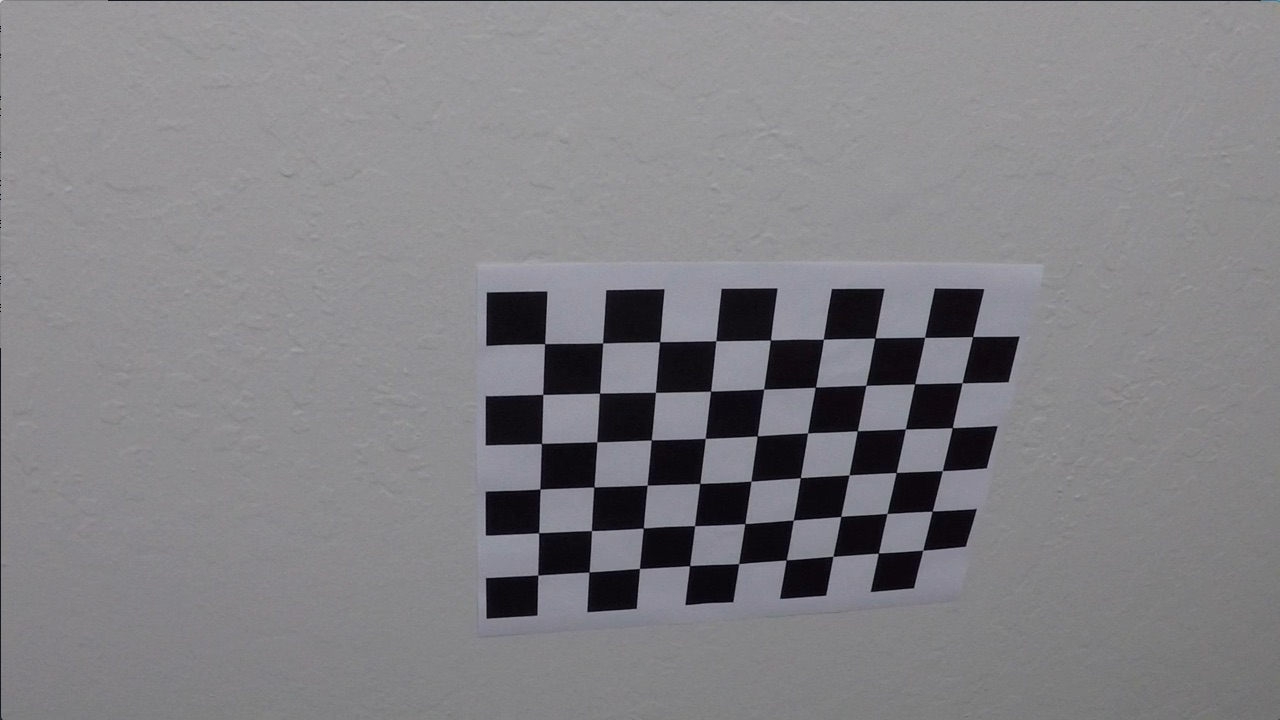
#> input picture camera_cal/calibration10.jpg, 1280 x 720 px
$ jupyter execute --allow-errors Lane_find-combined.ipynb   (older library calls are emulated)
#> lines starting #> are read from the running program, lines starting #| are printed output that depends on the picture; after the words box and inside, x2 and y2 are one past the last pixel; in counts of white or black regions, pixels touching at a corner belong together; pictures that were not available may be replaced by others from this repository, and a replacement may not be noted
[cell 1]
import cv2
import glob
import numpy as np
from matplotlib import pyplot as plt

[cell 2]
# calibrate camera based on https://docs.opencv.org/3.3.1/dc/dbb/tutorial_py_calibration.html

# termination criteria
criteria = (cv2.TERM_CRITERIA_EPS + cv2.TERM_CRITERIA_MAX_ITER, 30, 0.001)
# prepare object points, like (0,0,0), (1,0,0), (2,0,0) ....,(6,5,0)
objp = np.zeros((9*6,3), np.float32)
objp[:,:2] = np.mgrid[0:6,0:9].T.reshape(-1,2)
# Arrays to store object points and image points from all the images.
objpoints = [] # 3d point in real world space
imgpoints = [] # 2d points in image plane.
images = glob.glob('./camera_cal/*.jpg')
row=0
col=0
f, axarr = plt.subplots(5, 4)
for fname in images:
    img = cv2.imread(fname)
#> img is the input picture: shape (720, 1280, 3); mean B, G, R 133.1, 129.4, 130.2
    gray = cv2.cvtColor(img, cv2.COLOR_BGR2GRAY)
    # Find the chess board corners
    ret, corners = cv2.findChessboardCorners(gray, (6,9), None)
#> ret = True; corners = 54 rows, first 8: [538.4, 575.5], [537.8, 533.4], [540, 488.9], [541.3, 443.6], [542.6, 393.8], [545.3, 343.1], [589.1, 571.8], [591.7, 531]
    # If found, add object points, image points (after refining them)
    if ret == True:
        objpoints.append(objp)
        corners2=cv2.cornerSubPix(gray,corners, (11,11), (-1,-1), criteria)
#> corners2 = 54 rows, first 8: [537.8, 575.1], [538.6, 532.7], [539.9, 489.1], [541.5, 443.4], [542.7, 394.4], [544.6, 343.6], [589, 572], [591.4, 530.6]
        imgpoints.append(corners)
        cv2.drawChessboardCorners(img, (6,9), corners2, ret)
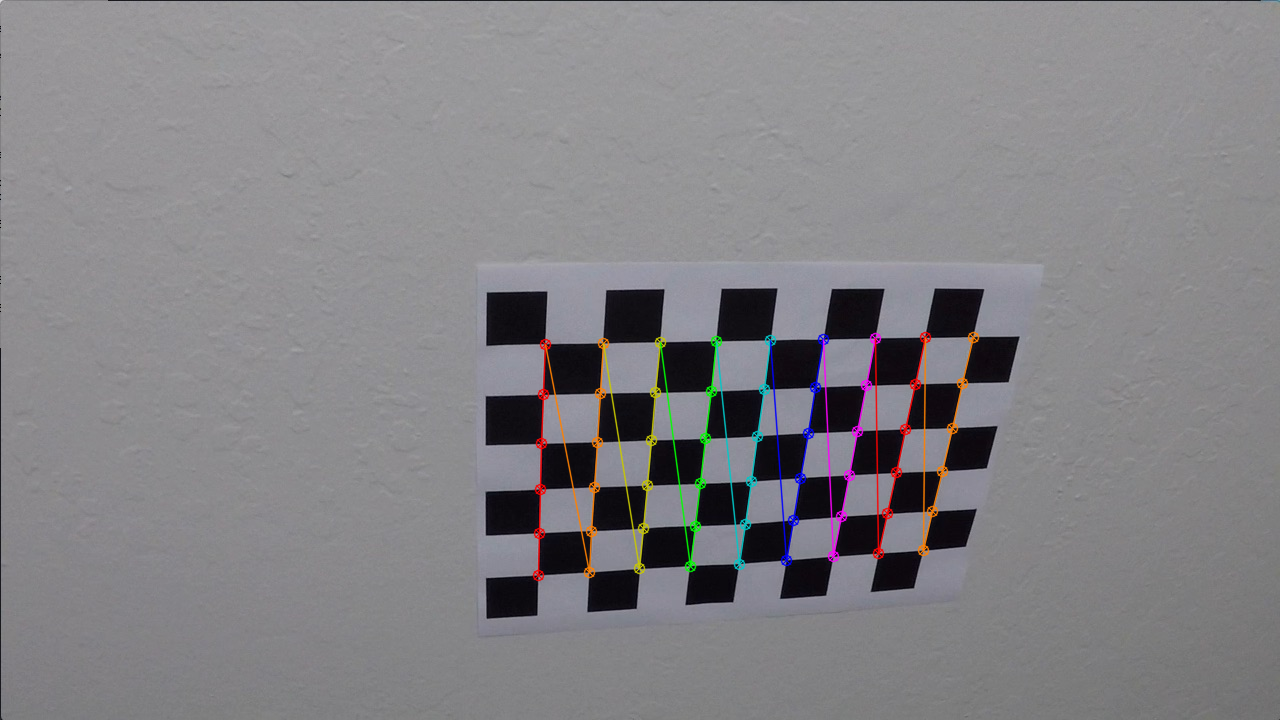
#> img: shape (720, 1280, 3); 1.71% of pixels changed, all inside (x1, y1, x2, y2) = (532, 331, 980, 582)
        img_rgb = cv2.cvtColor(img, cv2.COLOR_BGR2RGB)

        #add image to subplot
        axarr[row, col].imshow(img_rgb)
    axarr[row, col].axis('off')
    col += 1
    if col==4:
        row +=1
        col=0

#caclulate cal matrix
ret, mtx, dist, rvecs, tvecs = cv2.calibrateCamera(objpoints, imgpoints, gray.shape[::-1], None, None)
#> ret = 0.627; mtx = [[1153.4, 0, 715.1], [0, 1150.6, 363.7], [0, 0, 1]]; dist = [[-0.269, 0.0443, 0.00018, 0.00522, -0.0979]]; rvecs = ([0.586, 0.185, -1.48], [-0.282, 0.313, -1.55], [-0.464, 0.488, -1.51]); tvecs = ([-3.4, 4.06, 21.74], [-18.45, 2.18, 31.11], [-1.08, 1.96, 21.94])

#4x5 subplot of the 20 cal images with corners drawn
f.subplots_adjust(hspace = .1, wspace = .1)
f.set_figheight(15)
f.set_figwidth(15)
print('Calibration images with checkerboad corners shown')
plt.show()

[cell 3]
# read in a sample image and display it along with an undistorted version
img = cv2.imread('./camera_cal/calibration1.jpg')
#> (the rest of this cell did not finish here and is left out)

[cell 4]
# open video and grab first frame

cap = cv2.VideoCapture("./project_video.mp4")
ret, frame = cap.read()
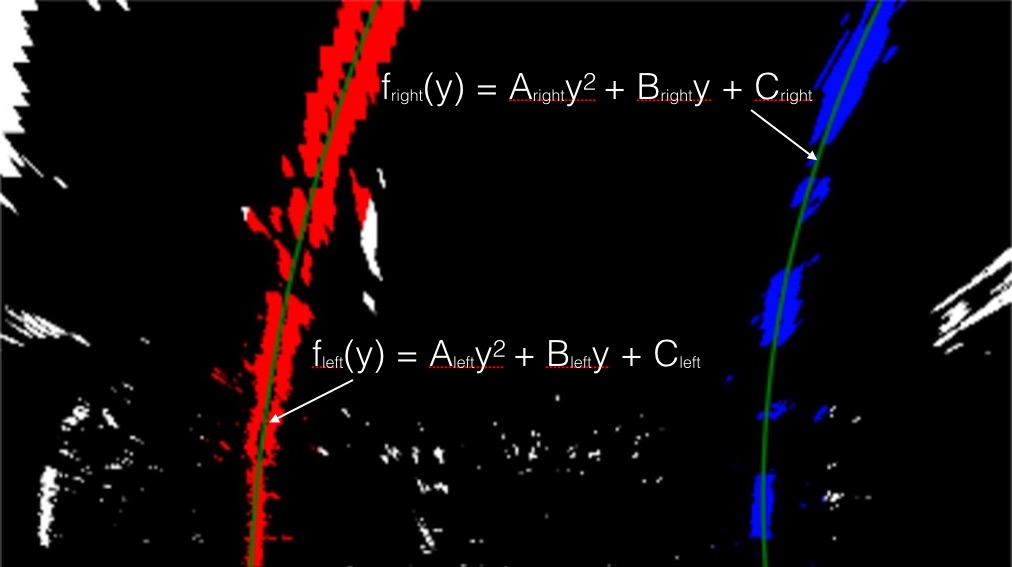
#> input picture examples/color_fit_lines.jpg, 1012 x 567 px, given in place of project_video.mp4, which was not available
#> frame is the input picture: shape (567, 1012, 3); mean B, G, R 11.4, 8.2, 15.7
cap.release()


frame = cv2.cvtColor(frame, cv2.COLOR_BGR2RGB)

# read in a sample image and display it along with an undistorted version

img_rgb = frame

f, axarr = plt.subplots(1,2) #1x2 subplot

axarr[0].imshow(img_rgb)
axarr[0].axis('off')
axarr[0].title.set_text('Sample video frame - Original')

# undistort
undist = cv2.undistort(img_rgb, mtx, dist, None, mtx)

axarr[1].imshow(undist)
axarr[1].axis('off')
axarr[1].title.set_text('Sample video frame - Calibrated')

f.subplots_adjust(hspace = .1, wspace = .1)
f.set_figheight(15)
f.set_figwidth(15)

plt.show()

[cell 5]
#display a composite of the original and calibrated images
alpha = 0.5
beta = (0.5)
dst = cv2.addWeighted( img_rgb, alpha, undist, beta, 0.0)
fig = plt.figure(figsize= (15,15))
plt.imshow(dst)
plt.axis('off')
plt.title('Composite of pre and post calibration images')
plt.show()

[cell 6]
#transformer perspective of the image to birds-eye
def warp_frame(img):
    src = np.float32([[525,470], [775,470], [1390,700], [0,700]])
    dst = np.float32([[0,0], [1279,0], [1279,719], [0,719]])
    M = cv2.getPerspectiveTransform(src,dst)
    warped = cv2.warpPerspective(img,M,(1280,720))
    return warped

[cell 7]
#draw a trapozoid around the area that gets transformed to birds-eye
def draw_box(img):
    cv2.line(img,(525,470),(775,470),(0,255,0),4)
#> img: shape (567, 1012, 3)
    cv2.line(img,(775,470),(1390,690),(0,255,0),4)
    cv2.line(img,(1390,700),(0,700),(0,255,0),4)
    cv2.line(img,(0,700),(525,470),(0,255,0),4)
    return(img)

[cell 8]
#visualize perspective warp and draw a box around the ROI
f, axarr = plt.subplots(1,2) #1x2 subplot

axarr[0].imshow(draw_box(undist.copy()))
axarr[0].axis('off')
axarr[0].title.set_text('Sample video frame - Calibrated with ROI')

axarr[1].imshow(warp_frame(undist))
axarr[1].axis('off')
axarr[1].title.set_text('Sample video frame - ROI - Calibrated and Warped')

f.subplots_adjust(hspace = .1, wspace = .1)
f.set_figheight(15)
f.set_figwidth(15)

plt.show()

[cell 9]
def abs_sobel_thresh(img, orient='x', thresh_min=0, thresh_max=255):

    # Apply the following steps to img
    # 1) Convert to grayscale
#> called with orient = 'x', thresh_min = 25, thresh_max = 255
    gray = cv2.cvtColor(img,cv2.COLOR_RGB2GRAY)
    # 2) Take the derivative in x or y given orient = 'x' or 'y'
    if orient == 'x':
        sobel = cv2.Sobel(gray,cv2.CV_64F,1,0)
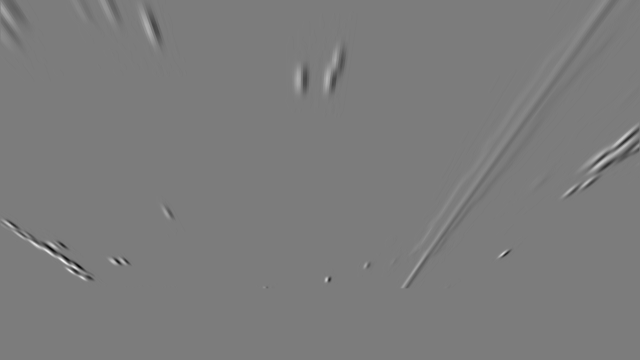
#> sobel: shape (720, 1280) float64 (shown at 1/2 size); min -273, max 288, mean 0; drawn with min black and max white
    if orient == 'y':
        sobel = cv2.Sobel(gray,cv2.CV_64F,0,1)

    # 3) Take the absolute value of the derivative or gradient
    abs_sobel=np.absolute(sobel)
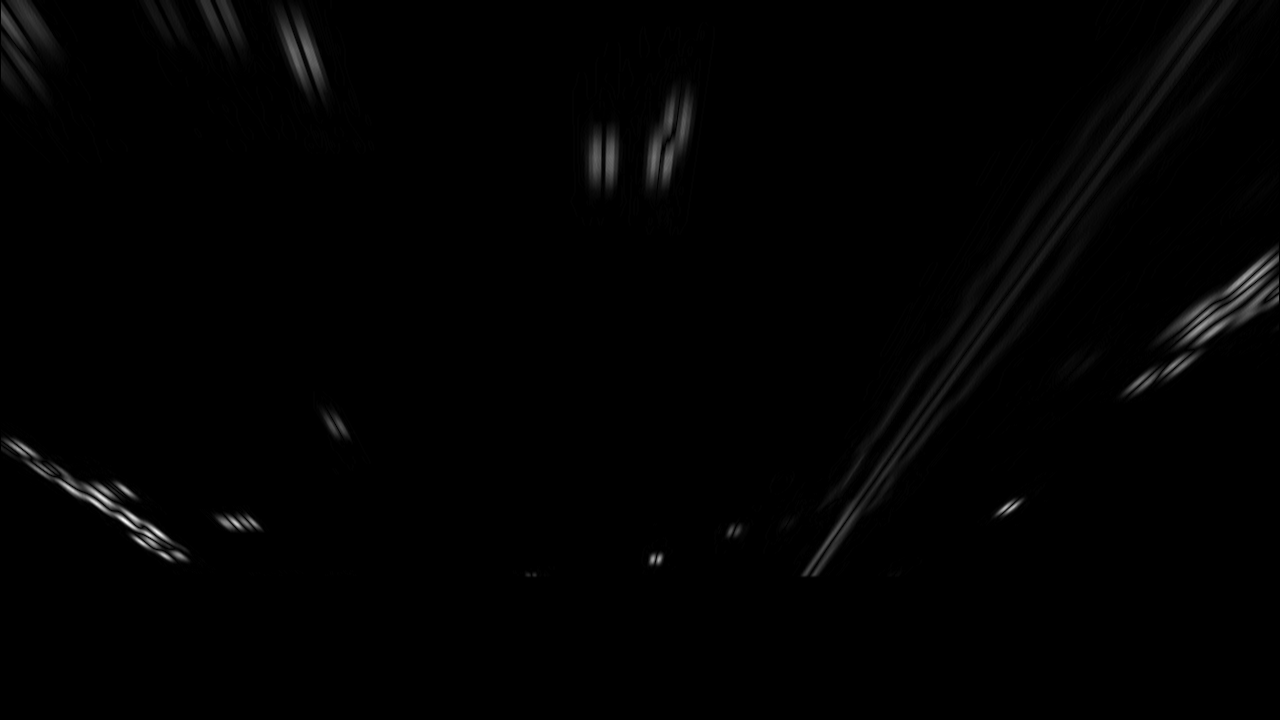
#> abs_sobel: shape (720, 1280) float64; min 0, max 288, mean 2.5; drawn with min black and max white
    # 4) Scale to 8-bit (0 - 255) then convert to type = np.uint8
    scale_sobel = (abs_sobel * 255 / np.max(abs_sobel)).astype(np.uint8)
    # 5) Create a mask of 1's where the scaled gradient magnitude
            # is > thresh_min and < thresh_max
    msk = ((scale_sobel <= thresh_max) & (scale_sobel >= thresh_min))
#> msk: shape (720, 1280) bool; 2.4% white; 67 white regions (29 under 20 px), largest, box (x1, y1, x2, y2) and area: (2, 438, 188, 563) 3015, (1160, 246, 1279, 348) 2863, (811, 268, 1032, 577) 1489
#> (the rest of the program and of its run is left out)
